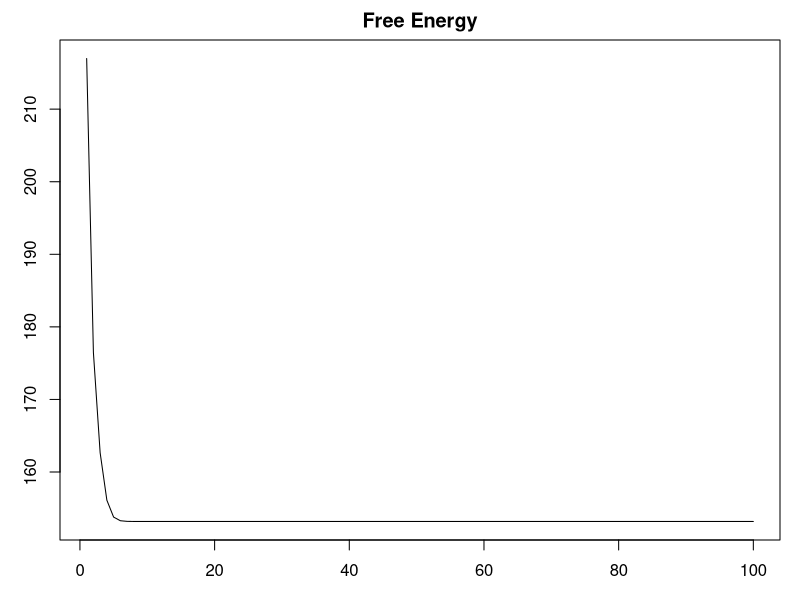
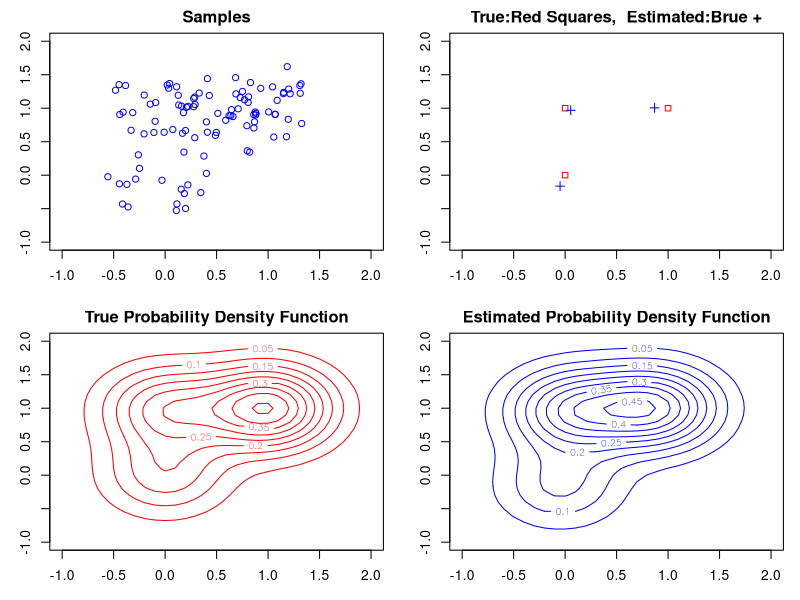

Recreate these plots in R, in order.
# 11 Variational Bayes of Normal Mixture

set.seed(10)
randn = function(...){array(rnorm(prod(...)),dim=list(...))}
rand = function(...){array(runif(prod(...)),dim=list(...))}
zeros = function(...){array(0,dim=list(...))}
ones = function(...){array(1,dim=list(...))}
mod = function(a,b){a%%b}

K0=3          #%% True clusters
STDTRUE=0.3   #%% True Standard deviation of each clusters
K=3           #%% Components of learning clusters
STD=0.3       #%% 0.1 0.2 0.3 0.4 0.5 %%% Standard deviation in learning machine
#%%%%%%%%%%%%%%%%%%%%%%%%%%%%%%%%%%%%%%%%%%%%%%%%%%%%%%%%%%%%%%%%%%%%%%%
N=100         #%% Number of samples
D=2           #%% Dimension
CYCLE=100     #%% Number of recursive process
AK0=0.01      #%% Hyperparameter of mixture ratio : 3/2 Kazuho's critical point
BK0=0.01      #%% 1/BK0 = Variance of Prior
#%%%%%%%%%%%%%%%%%%%%%%%%%%%%%%%%%%%%%%%%%%%%%%%%%%%%%%
gauss2d=function(x1,x2,b1,b2,s2){exp(-((x1-b1)^2+(x2-b2)^2)/2/s2)/(2*pi*s2)}
#%%%%%%%%%%%%%%%%%%%%%% True mixture ratios %%%%%%%%%%%%%%%%%%%%%%%%%%%%%%%
A0=c(0.2,0.3,0.5)
#%%%%%%%%%%%%%%%%%%%%%%%%%%%%%% make samples %%%%%%%%%%%%%%%%%%%%%%%%%%%
truecase=1
if(truecase==1){
  M0=matrix(c(0, 0, 0, 1, 1, 1),2,3)
}
if(truecase==2){
  M0=matrix(c(0, 0, 0, 0.5, 0.5, 0),2,3)
}
if(truecase==3){
  M0=matrix(c(0.5, 0.5, 0.5, 0.5, 0.5, 0.5),2,3)
}
xdata=STDTRUE*randn(D,N)
for(i in 1:N){
  r=rand(1)
  if(r>A0[1]+A0[2]){
    xdata[,i]=xdata[,i]+M0[,3]
  }else if(r>A0[1]){
    xdata[,i]=xdata[,i]+M0[,2]
  }else{
    xdata[,i]=xdata[,i]+M0[,1]
  }
}
#%%%%%%%%%%%%%%%%%%%%%%% make data end %%%%%%%%%%%%%%
#%%%%%%%%% Initialize VB
ak =N/K*rep(1,K)+AK0
bk =N/K*rep(1,K)+BK0
mk =matrix(rowMeans(xdata),D,K)+0.1*randn(D,K)
FRE=zeros(CYCLE)
#%%%%%%%%% Recursive VB Start
for(cycle in 1:CYCLE){
  rho=t(sapply(1:K,function(k){colSums((xdata-mk[,k])^2)/(2*STD*STD)}))
  rho=digamma(ak)-digamma(sum(ak))-D/2/bk-rho
  rho=apply(rho,2,function(x){exp(x-max(x))/sum(exp(x-max(x)))})

  ak=AK0+rowSums(rho)
  bk=BK0+rowSums(rho)
  rx=xdata %*% t(rho)
  mk=rx/matrix(bk,D,K,byrow=T)
  #%%%%%%%%%%%%%%%%Free Energy
  FF1=lgamma(sum(ak))-sum(lgamma(ak))
  FF2=lgamma(K*AK0)-K*lgamma(AK0)
  FF3=D/2*sum(log(bk))-D/2*K*log(BK0)
  FF4=sum((mk^2*matrix(bk,D,K,byrow=T))/(2*STD^2))-sum((xdata^2)/(2*STD^2))
  FF5=N*D/2*log(2*pi*STD^2)
  SSS=sum(rho*log(rho))
  FreeEnergy = FF1-FF2+FF3-FF4+FF5+SSS
  FRE[cycle]=FreeEnergy
}
#%%%%%%%%%%%%%%%%
am=ak/sum(ak)
FreeEnergy
am
mk
par(mfrow = c(1,1))
par(mar = c(3, 3, 2, 1))
plot(FRE,type="l",main="Free Energy")
getGraphicsEvent(prompt="Waiting for input", onMouseDown=function(buttons,x,y){"ok"})
#%%%%%%%%%%%%%%%%%%% plot samples %%%%%%%%%%%%%
par(mfrow = c(2,2))
par(mar = c(3, 3, 2, 1))
plot(xdata[1,],xdata[2,],type="p",pch=21,col="blue",xlim=c(-1,2),ylim=c(-1,2),main="Samples")
plot(M0[1,],M0[2,],col="red",type="p",pch=22,xlim=c(-1,2),ylim=c(-1,2),main="True:Red Squares,  Estimated:Brue +")
lines(mk[1,],mk[2,],type="p",pch=3,col="blue")
#%%%%%%%%%%%%%%%%%%% plot true %%%%%%%%%%%%%
xd=seq(from=-1,to=2,by=0.1)
yd=seq(from=-1,to=2,by=0.1)
s2=2*STDTRUE*STDTRUE
ztrue=outer(xd,yd,function(x,y){
  A0[1]*gauss2d(x,y,M0[1,1],M0[2,1],s2)+
  A0[2]*gauss2d(x,y,M0[1,2],M0[2,2],s2)+
  A0[3]*gauss2d(x,y,M0[1,3],M0[2,3],s2)
})
contour(xd,yd,ztrue,col="red",main="True Probability Density Function")
#%%%%%%%%%%%%%%%%%%% plot estimated %%%%%%%%%%%%%
s2=2*STD*STD
zd=outer(xd,yd,function(x,y){
  am[1]*gauss2d(x,y,mk[1,1],mk[2,1],s2)+
  am[2]*gauss2d(x,y,mk[1,2],mk[2,2],s2)+
  am[3]*gauss2d(x,y,mk[1,3],mk[2,3],s2)
})
contour(xd,yd,zd,col="blue",main="Estimated Probability Density Function")
